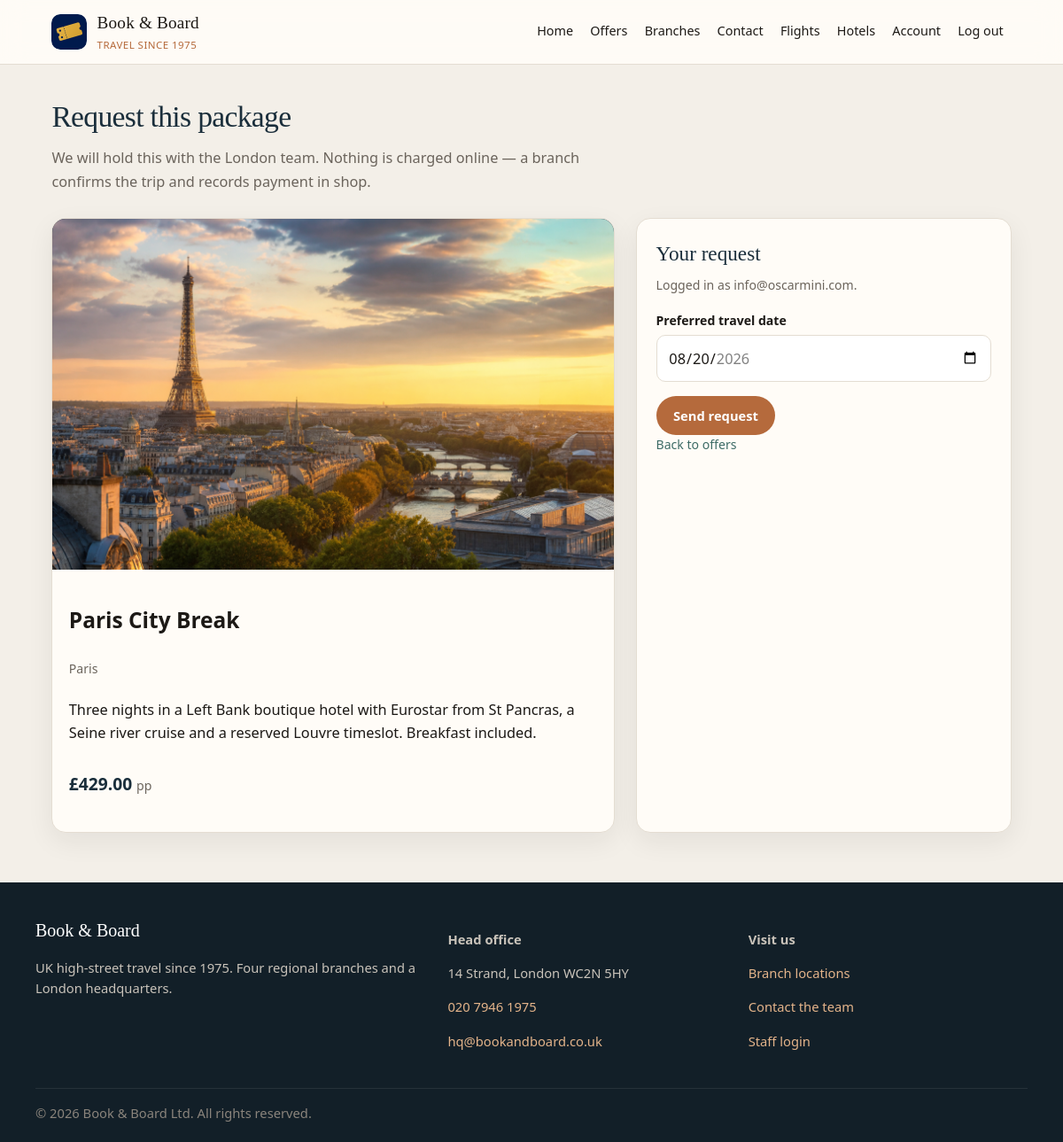
Page /v2/request-booking.php?offer_id=1 (signed in) on the committed database.
### tables this page shows
CREATE TABLE offers (
  id            INT AUTO_INCREMENT PRIMARY KEY,
  title         VARCHAR(150) NOT NULL,
  description   TEXT,
  destination   VARCHAR(100),
  price         DECIMAL(10,2) NOT NULL,
  image_url     VARCHAR(255),
  is_bestseller TINYINT(1) DEFAULT 0,
  start_date    DATE,
  end_date      DATE,
  created_at    TIMESTAMP DEFAULT CURRENT_TIMESTAMP,
  updated_at    TIMESTAMP DEFAULT CURRENT_TIMESTAMP ON UPDATE CURRENT_TIMESTAMP,
  INDEX idx_offers_end_date (end_date),
  INDEX idx_offers_bestseller (is_bestseller)
);

CREATE TABLE users (
  id            INT AUTO_INCREMENT PRIMARY KEY,
  name          VARCHAR(100) NOT NULL,
  email         VARCHAR(150) NOT NULL UNIQUE,
  password_hash VARCHAR(255) NOT NULL,
  phone         VARCHAR(30),
  address       VARCHAR(255),
  created_at    TIMESTAMP DEFAULT CURRENT_TIMESTAMP
);

### v2/includes/db.php (called while the page is built)
<?php
function get_pdo(): PDO
{
    static $pdo = null;
    if ($pdo instanceof PDO) {
        return $pdo;
    }
    $local = __DIR__ . '/config.local.php';
    if (is_file($local)) {
        $cfg    = require $local;
        $host   = (string) ($cfg['host'] ?? '127.0.0.1');
        $port   = (string) ($cfg['port'] ?? '3306');
        $dbname = (string) ($cfg['dbname'] ?? '');
        $user   = (string) ($cfg['user'] ?? '');
        $pass   = (string) ($cfg['pass'] ?? '');
    } else {
        $host    = '127.0.0.1';
        $port    = '3306';
        $dbname  = 'bookandboard';
        $user    = 'bookandboard';
        $pass    = 'change-me';
    }
    $dsn = "mysql:host={$host};port={$port};dbname={$dbname};charset=utf8mb4";
    $pdo = new PDO($dsn, $user, $pass, [
        PDO::ATTR_ERRMODE            => PDO::ERRMODE_EXCEPTION,
        PDO::ATTR_DEFAULT_FETCH_MODE => PDO::FETCH_ASSOC,
        PDO::ATTR_EMULATE_PREPARES   => false,
    ]);
    return $pdo;
}

### v2/includes/functions.php (called while the page is built, shortened)
<?php
function escape($value): string
{
    return htmlspecialchars((string) $value, ENT_QUOTES, 'UTF-8');
}
function app_url(string $path = ''): string
{
    $path = ltrim($path, '/');
    $scriptName = str_replace('\\', '/', (string) ($_SERVER['SCRIPT_NAME'] ?? ''));
    $scriptDir  = str_replace('\\', '/', dirname($scriptName));
    return $path;
}
function media_url(?string $stored): string
{
    $stored = trim((string) $stored);
    return app_url(ltrim($stored, '/'));
}
function format_price($price): string
{
    return '£' . number_format((float) $price, 2);
}
function today_iso(): string
{
    return date('Y-m-d');
}

### v2/includes/auth.php (called while the page is built, shortened)
<?php
function is_user_logged_in(): bool
{
    return !empty($_SESSION['user_id']);
}
function current_user(): ?array
{
    $stmt = get_pdo()->prepare(
        'SELECT id, name, email, phone, address, created_at
         FROM users
         WHERE id = ?
         LIMIT 1'
    );
    $stmt->execute([(int) $_SESSION['user_id']]);
    $user = $stmt->fetch();
    return $user ?: null;
}

### v2/request-booking.php (the view, shortened to what this page needs)
<?php
require_once __DIR__ . '/includes/db.php';
require_once __DIR__ . '/includes/functions.php';
require_once __DIR__ . '/includes/auth.php';
$user = current_user();
$offerId = (int) ($_GET['offer_id'] ?? $_POST['offer_id'] ?? 0);
$date    = trim((string) ($_POST['travel_date'] ?? ''));
$today   = today_iso();
$offerStmt = get_pdo()->prepare(
    'SELECT id, title, description, destination, price, image_url, start_date, end_date
     FROM offers
     WHERE id = ?
       AND (end_date IS NULL OR end_date >= CURDATE())
     LIMIT 1'
);
$offerStmt->execute([$offerId]);
$offer = $offerStmt->fetch();
if ($date === '' && !empty($offer['start_date']) && is_today_or_future($offer['start_date'])) {
    $date = (string) $offer['start_date'];
} elseif ($date === '') {
    $date = $today;
}
require __DIR__ . '/includes/header.php';
?>
<div class="page-intro">
    <h1>Request this package</h1>
    <p class="lede">We will hold this with the London team. Nothing is charged online — a branch confirms the trip and records payment in shop.</p>
</div>
<div class="split">
    <article class="card">
        <div class="card-image">
            <img
                src="<?php echo escape(media_url($offer['image_url'] ?? '')); ?>"
                alt="<?php echo escape($offer['destination'] ?: $offer['title']); ?>"
            >
        </div>
        <div class="card-body">
            <h2><?php echo escape($offer['title']); ?></h2>
            <p class="meta"><?php echo escape($offer['destination']); ?></p>
            <?php if (!empty($offer['description'])): ?>
                <p><?php echo escape($offer['description']); ?></p>
            <?php endif; ?>
            <p class="price"><?php echo escape(format_price($offer['price'])); ?> <span class="meta">pp</span></p>
        </div>
    </article>
    <section class="form-panel">
        <h2>Your request</h2>
        <p class="meta">Logged in as <?php echo escape($user['email']); ?>.</p>
        <form method="post" action="" data-validate novalidate>
            <div class="form-grid">
                <div>
                    <label for="travel_date">Preferred travel date</label>
                    <input
                        type="date"
                        id="travel_date"
                        name="travel_date"
                        required
                        min="<?php echo escape($today); ?>"
                        <?php if (!empty($offer['end_date'])): ?>max="<?php echo escape($offer['end_date']); ?>"<?php endif; ?>
                        value="<?php echo escape($date); ?>"
                    >
                </div>
                <div>
                    <button type="submit" class="btn">Send request</button>
                </div>
            </div>
        </form>
        <p class="meta"><a href="<?php echo escape(app_url('offers.php')); ?>">Back to offers</a></p>
    </section>
</div>
<?php require __DIR__ . '/includes/footer.php'; ?>

### v2/assets/css/styles.css (style rules this page uses)
:root { --ink: #1c1916; --muted: #6b645c; --stone: #f3efe8; --paper: #fffcf7; --line: #e4ddd2; --navy: #1a2e3b; --navy-dark: #121f28; --copper: #b56a3c; --copper-dark: #8c4e2a; --sea: #3d6b66; --danger: #9b2c2c; --success: #276749; --shadow: 0 10px 30px rgba(28, 25, 22, 0.07); --radius: 16px; --max: 1120px; --font-display: "Iowan Old Style", "Palatino Linotype", Palatino, Georgia, serif; --font-ui: "Avenir Next", "Segoe UI", system-ui, sans-serif; }
*, *::before, *::after { box-sizing: border-box; }
html { scroll-behavior: smooth; }
body { margin: 0; font-family: var(--font-ui); font-size: 1.02rem; line-height: 1.6; color: var(--ink); background: var(--stone); }
img { max-width: 100%; height: auto; display: block; }
a { color: var(--sea); text-decoration: none; }
.page-intro { margin-bottom: 1.75rem; }
.page-intro h1, .section-heading h2, .page-intro h1 { font-family: var(--font-display); }
.page-intro h1 { margin: 0 0 0.45rem; font-size: 2.1rem; font-weight: 500; letter-spacing: -0.02em; color: var(--navy); }
.lede { color: var(--muted); margin: 0; max-width: 38rem; }
.btn { display: inline-block; font-family: var(--font-ui); font-size: 0.92rem; padding: 0.7rem 1.15rem; border-radius: 999px; border: 1.5px solid transparent; cursor: pointer; text-decoration: none; background: var(--copper); color: #fff; font-weight: 650; }
.card { background: var(--paper); border: 1px solid var(--line); border-radius: var(--radius); overflow: hidden; box-shadow: var(--shadow); display: flex; flex-direction: column; transition: transform 0.2s ease, box-shadow 0.2s ease; }
.card-image { position: relative; aspect-ratio: 16 / 10; background: var(--navy); overflow: hidden; }
.card-image img { position: absolute; inset: 0; width: 100%; height: 100%; object-fit: cover; }
.card-body { padding: 1.05rem 1.15rem 1.2rem; display: flex; flex-direction: column; gap: 0.3rem; flex: 1; }
.meta { margin: 0; color: var(--muted); font-size: 0.88rem; }
.price { margin-top: auto; padding-top: 0.55rem; font-size: 1.2rem; color: var(--navy); font-weight: 700; }
.price .meta { font-weight: 500; }
.form-panel { background: var(--paper); border: 1px solid var(--line); border-radius: var(--radius); padding: 1.35rem; box-shadow: var(--shadow); }
.form-panel h2 { margin: 0 0 0.35rem; font-family: var(--font-display); font-size: 1.45rem; font-weight: 500; color: var(--navy); }
.form-panel > .meta { margin-bottom: 1.1rem; }
.form-grid { display: grid; gap: 1rem; }
label { display: block; font-weight: 600; font-size: 0.88rem; margin-bottom: 0.3rem; }
input[type="text"], input[type="email"], input[type="password"], input[type="tel"], input[type="number"], input[type="date"], input[type="datetime-local"], select, textarea { width: 100%; padding: 0.7rem 0.8rem; border: 1px solid var(--line); border-radius: 10px; font: inherit; background: #fff; color: var(--ink); }
.split { display: grid; gap: 1.5rem; }
@media (min-width: 768px) { .split { grid-template-columns: 1.2fr 0.8fr; } }

### rows in the picture
offers: image_url (picture), title "Paris City Break", destination "Paris", description "Three nights in a Left Bank boutique hotel with Eurostar from St Pancras, a Seine river cruise and a reserved Louvre timeslot. Breakfast included.", price "£429.00"
users: email "info@oscarmini.com"
